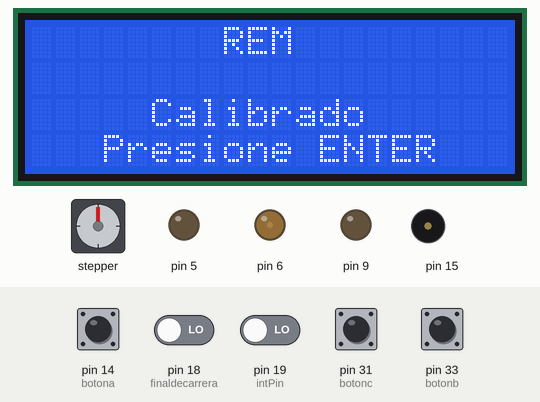
Simulated run of this sketch. Board: Arduino Mega 2560, built with avr-gcc and run on an emulated ATmega2560. Shown: stepper motor, 20×4 character LCD, output pins drawn as LEDs (lit = HIGH), buzzer (waves = sounding). Wiring (inferred from the names in the program): stepper motor driver (200 steps per turn assumed): step pin 3; direction pin 2. The inputs (shaded band) are chosen by the test bench; at power-on: pin 14 (botona), pin 18 (finaldecarrera), pin 19 (intPin), pin 31 (botonc), pin 33 (botonb) LOW. Pins used as bus, display or sensor lines are not drawn.

Above: at 3.9 s.
4.0 s: pin 14 (botona) pulled HIGH for 3.2 s
At 5.0 s:
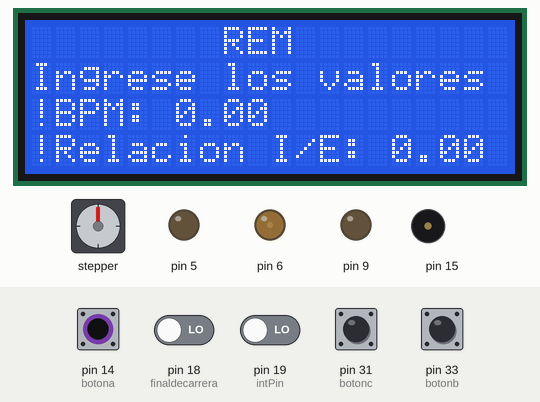
8.7 s: pin 19 (intPin) driven HIGH
At 10.7 s:
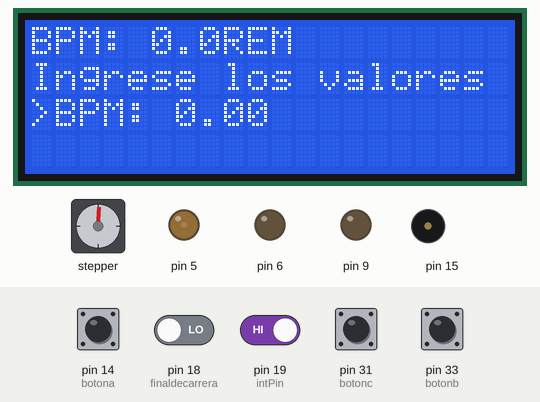
11.0 s: pin 14 (botona) pulled HIGH for 0.15 s
At 11.8 s:
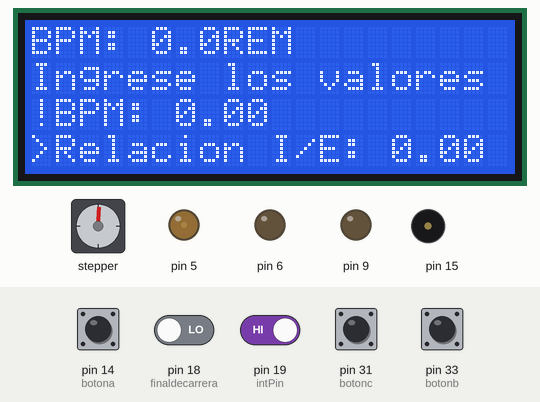
12.7 s: pin 14 (botona) pulled HIGH for 1 s
At 15.4 s:
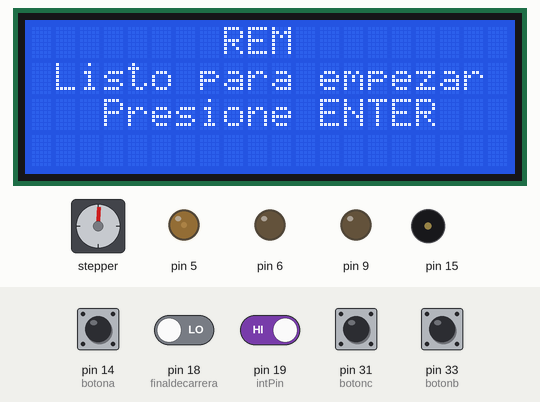
16.2 s: pin 14 (botona) pulled HIGH for 1 s
At 18.2 s:
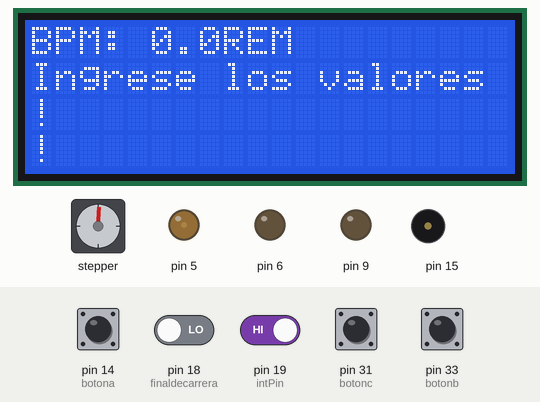
20.2 s: pin 14 (botona) pulled HIGH for 0.15 s
At 20.62 s:
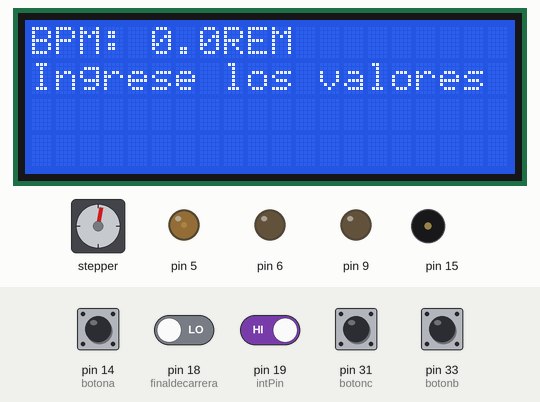
Timing chart, 0 to 29.5 s (numbered marks = the images above; inputs shaded):
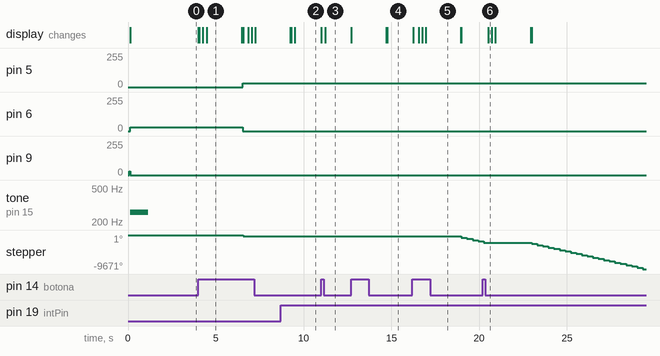

The sketch:

respirador_1.6.ino
```cpp
//Actializacion 10/06/2020
//cambio de motor, nema 24 por nema 17
//con el sistema de reduccion se cambia la cantidad de pasos para el giro completo del caracol a 3250
//cambia la configuracion de pasos a 200 pasos 1 vuelta
//programa con control de relacion I/E, frecuencia de respiracion seteables por teclado en tiempo real
//implementacion de la pantalla LCD
//implementacion de interrupciones para boton de parada de emergencia
// para prueba de github.
//librerias
#include <Wire.h>  // Lo trae Arduino IDE
#include <LCD.h>
#include <LiquidCrystal_I2C.h> // Incluimos la libreria del LCD

//definicion de pines
#define dirPin 2 // pin para direccion de giro LOW antihorario/ HIGH horario
#define stepPin 3 //pin para produccion de pasos
#define finaldecarrera 18 // final de carrera en el pin 18, para futuros usos de interrupciones en dicho pin
#define buzer 15
#define botona 14 //boton de enter
#define botonb 33 //boton arriba
#define botonc 31 //boton abajo
#define botond 19 //boton de inicio y parada
#define vuelta 200 //cantidad de pasos para una vuelta de la viela
#define SDA 20
#define SCL 21

//definicion de parametros para interrupciones
const int intPin = 19;//PIN 19 para la interrupcion 4
volatile int i = 0;//variable para control de pasos en aspiracion
volatile int seteo=0;//variable de configuracion de parametros
volatile int bandera2=0;//variable de configuracion de parametros
volatile int interrump = 0;//variable para control de interrupcion

//declaracion de variables usadas
//finales de carreras
bool tope=false;

//banderas
int bandera=0;
int incremental=0;
int listo=0;

//variables
float frecuencia=0;
float relacioninspiracion=0;
int inicio=0;
float T=0;//periodo de respiracion
float Tin=0;//tiempo de inspiracion en segundos
float Tex=0;//tiempo de espiracion en segundos
float Xin=0;//tiempo de inspiracion para el motor
volatile float Xex=0;//tiempo de espiracion para el motor

//seteo del display
LiquidCrystal_I2C lcd(0x3f, 2, 1, 0, 4, 5, 6, 7, 3, POSITIVE);  // Seteamos la direccion I2C

//declaracion de funcion para colores del led
void color(int R, int G, int B);


void setup() {

//declaracion de las interrupciones
pinMode(intPin, INPUT);
attachInterrupt(digitalPinToInterrupt(intPin), paradadeemergencia, RISING);//declaracion de la interrupcion con flanco ascendente

  lcd.begin(20,4);         // Inicializamos el lcd para 20 caracteres 4 lineas, Encendemos el backlight
  lcd.setCursor(8,0); //Empiezo en la posicion 6 (caracter) sobre la linea 0
  lcd.print("REM");
//inicializacion de los pines y configuracion como salidas
  pinMode(stepPin, OUTPUT);
  pinMode(dirPin, OUTPUT);
  pinMode(9,OUTPUT);
  pinMode(6,OUTPUT);
  pinMode(5,OUTPUT);

//configuracion del pin de final de carrera como entrada
  pinMode(finaldecarrera, INPUT);

// Setea el giro para acomodar el caracol, giro horario:
  digitalWrite(dirPin, HIGH);

//Seteo inicial: se procede a acomodar la leva para la posicion inicial. La leva girará en sentido horario hasta que termine el recorrido con el final de carrera
do{

      if(digitalRead(finaldecarrera)){tope=false;}
      else{tope=true;}

        color(30, 0, 0);//rojo mientras esta corrigiendo la posicion inicial
        lcd.setCursor(5,2); //Empiezo en la posicion 6 (caracter) sobre la linea 0
        lcd.print("Calibrando");
        digitalWrite(stepPin, HIGH);
        delay(17);
        digitalWrite(stepPin, LOW);
        delay(17);


  }while(tope==false);//cuando el final de carrera se acciona, la variable tope se vuelve true y termina el bucle

lcd.clear();
lcd.setCursor(8,0);
lcd.print("REM");
lcd.setCursor(5,2); //Empiezo en la posicion 6 (caracter) sobre la linea 0
lcd.print("Calibrado");
lcd.setCursor(3,4);
lcd.print("Presione ENTER");

//Estado intermedio cuando termina el seteo inicial, el sistema se encuentra en stand by esperando que se oprima el boton
color(0, 30, 0);//verde para finalizacion del auto set
tone(15,261,1000);//tono de aviso
digitalWrite(dirPin, LOW);//cambio de giro de la leva para comenzar la compresion
delay(3000);
//final de inicializacion bucle para el boton.
do{
    inicio=digitalRead(botona);
    delay(10);
}while(inicio==0);
lcd.clear();

inicio=0;
delay(10);
}


void loop() {


//carga de los parametros

if(seteo==0){
  lcd.setCursor(8,0);
  lcd.print("REM");
  lcd.setCursor(0,1);
  lcd.print("Ingrese los valores");
  delay(200);

//carga de la velocidad BPM
while(bandera2==0){
  lcd.setCursor(0,2);
  lcd.print(">");
  lcd.setCursor(1,2);
  lcd.print("BPM: ");
  lcd.setCursor(6,2);
  lcd.print(frecuencia);
  if(digitalRead(botonb)){
    if(incremental==0){
    frecuencia++;
    incremental=1;
    }
    else{}
    }
  else if(digitalRead(botonc)){
    if(incremental==0){
    frecuencia--;
    incremental=1;
    }
    else{}
    }
  else{if(digitalRead(botona)){bandera2=1;}
        else{incremental=0;}
        }
};

lcd.setCursor(0,2);
lcd.print("!");
delay(200);

//carga de la relacion inspiracion espiracion
while(bandera2==1){
  lcd.setCursor(0,3);
  lcd.print(">");
  lcd.setCursor(1,3);
  lcd.print("Relacion I/E: ");
  lcd.setCursor(15,3);
  lcd.print(relacioninspiracion);
  if(digitalRead(botonb)){
     if(incremental==0){
    relacioninspiracion++;;
    incremental=1;
    }
    else{}
    }
  else if(digitalRead(botonc)){
    if(incremental==0){
    relacioninspiracion--;
    incremental=1;
    }
    else{}
    }
  else{if(digitalRead(botona)){bandera2=2;}
        else{incremental=0;}
        }
};

lcd.setCursor(0,3);
lcd.print("!");
delay(2000);

//limpieza de la pantalla
lcd.clear();
seteo=1;
}
else{if(digitalRead(botona)){seteo=0;}

if(listo==0){
  lcd.setCursor(8,0);
  lcd.print("REM");
  lcd.setCursor(1,1);
  lcd.print("Listo para empezar");
  lcd.setCursor(3,2);
  lcd.print("Presione ENTER");

do{
    inicio=digitalRead(botona);
    delay(10);
}while(inicio==0);

listo=1;}

//inicia el bucle general, el led permanecera encendido en color azul durante el funcionamiento
color(0, 0, 30);//azul para el funcionamiento

//calculo de los tiempos
T=60/frecuencia;//calculo del periodo de respiracion elegido en segundos
Tin=T/(1+relacioninspiracion);//tiempo de inspiracion
Xin=(Tin/(vuelta/2))*1000;//milisegundos para el motor paso a paso. 400 es la cantidad de veces que se ejecuta la transicion de pasos
Tex=T-Tin;//tiempo de expiracion
Xex=(Tex/(vuelta/2))*1000;

  lcd.clear();
  lcd.setCursor(0,0); //Empiezo en la posicion 6 (caracter) sobre la linea 0
  lcd.print("BPM:");
  lcd.setCursor(5,0);
  lcd.print(frecuencia);
  lcd.setCursor(0,1);
  lcd.print("Relacion I/E:");
  lcd.setCursor(15,1);
  lcd.print(relacioninspiracion);


//inspiracion
if(bandera==0){
 do{

        digitalWrite(stepPin, HIGH);
        delay(Xin);
        digitalWrite(stepPin, LOW);
        delay(Xin);
        i++;

}while(i<vuelta);

i=0;
bandera=1;
digitalWrite(dirPin, HIGH);
delay(250);//este es el tiempo TH para mantener la compresion, establecido arbitrariamente a 1/2 de segundo.

}

//expiracion
else{
do{

        digitalWrite(stepPin, HIGH);
        delay(Xex);
        digitalWrite(stepPin, LOW);
        delay(Xex);

}while(digitalRead(finaldecarrera)==1);

        if(interrump==1){
        interrump=0;
        seteo=0;
        bandera2=0;
        listo=0;}

        bandera=0;
        digitalWrite(dirPin, LOW);

}
}
}

//funcion de interrupcion
void paradadeemergencia() {

i=vuelta;
interrump=1;
Xex=10;
}


//funcion de los colores del led
void color(int R, int G, int B)
{
 analogWrite(9 , R);
analogWrite(6 , G);
analogWrite(5 , B);
}
```

Measured:
- after the input at 4.0 s, pin 5: 0/255 → 30/255 after 2.5 s; pin 6: 30/255 → 0/255 after 2.5 s; stepper: turns 359° counter-clockwise, starting after 2.6 s; the display: first changes at once (image 1 shows a later state)
- after the input at 8.7 s, stepper: goes on until 9.3 s, then stays -356°; the display: first differs from a run without the input after 0.60 s (image 2 shows a later state)
- after the input at 11.0 s, the display: first changes at once (image 3 shows a later state)
- after the input at 12.7 s, the display: first changes at once (image 4 shows a later state)
- after the input at 20.2 s, the display: changes after 0.32 s (image 6)
- what the display in image 1 shows lasts 2.0 s, from 4.5 s to 6.5 s
